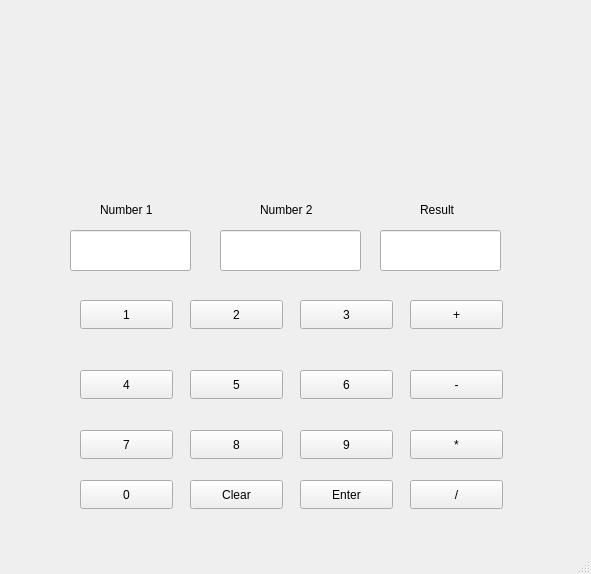
<?xml version="1.0" encoding="UTF-8"?>
<ui version="4.0">
 <class>MainWindow</class>
 <widget class="QMainWindow" name="MainWindow">
  <property name="geometry">
   <rect>
    <x>0</x>
    <y>0</y>
    <width>591</width>
    <height>574</height>
   </rect>
  </property>
  <property name="windowTitle">
   <string>MainWindow</string>
  </property>
  <widget class="QWidget" name="centralwidget">
   <widget class="QPushButton" name="N3">
    <property name="geometry">
     <rect>
      <x>300</x>
      <y>300</y>
      <width>93</width>
      <height>29</height>
     </rect>
    </property>
    <property name="text">
     <string>3</string>
    </property>
   </widget>
   <widget class="QPushButton" name="N0">
    <property name="geometry">
     <rect>
      <x>80</x>
      <y>480</y>
      <width>93</width>
      <height>29</height>
     </rect>
    </property>
    <property name="text">
     <string>0</string>
    </property>
   </widget>
   <widget class="QPushButton" name="N2">
    <property name="geometry">
     <rect>
      <x>190</x>
      <y>300</y>
      <width>93</width>
      <height>29</height>
     </rect>
    </property>
    <property name="text">
     <string>2</string>
    </property>
   </widget>
   <widget class="QPushButton" name="N6">
    <property name="geometry">
     <rect>
      <x>300</x>
      <y>370</y>
      <width>93</width>
      <height>29</height>
     </rect>
    </property>
    <property name="text">
     <string>6</string>
    </property>
   </widget>
   <widget class="QPushButton" name="N1">
    <property name="geometry">
     <rect>
      <x>80</x>
      <y>300</y>
      <width>93</width>
      <height>29</height>
     </rect>
    </property>
    <property name="text">
     <string>1</string>
    </property>
   </widget>
   <widget class="QPushButton" name="N5">
    <property name="geometry">
     <rect>
      <x>190</x>
      <y>370</y>
      <width>93</width>
      <height>29</height>
     </rect>
    </property>
    <property name="text">
     <string>5</string>
    </property>
   </widget>
   <widget class="QPushButton" name="N4">
    <property name="geometry">
     <rect>
      <x>80</x>
      <y>370</y>
      <width>93</width>
      <height>29</height>
     </rect>
    </property>
    <property name="text">
     <string>4</string>
    </property>
   </widget>
   <widget class="QPushButton" name="N9">
    <property name="geometry">
     <rect>
      <x>300</x>
      <y>430</y>
      <width>93</width>
      <height>29</height>
     </rect>
    </property>
    <property name="text">
     <string>9</string>
    </property>
   </widget>
   <widget class="QPushButton" name="N8">
    <property name="geometry">
     <rect>
      <x>190</x>
      <y>430</y>
      <width>93</width>
      <height>29</height>
     </rect>
    </property>
    <property name="text">
     <string>8</string>
    </property>
   </widget>
   <widget class="QPushButton" name="N7">
    <property name="geometry">
     <rect>
      <x>80</x>
      <y>430</y>
      <width>93</width>
      <height>29</height>
     </rect>
    </property>
    <property name="text">
     <string>7</string>
    </property>
   </widget>
   <widget class="QPushButton" name="NP">
    <property name="geometry">
     <rect>
      <x>410</x>
      <y>300</y>
      <width>93</width>
      <height>29</height>
     </rect>
    </property>
    <property name="text">
     <string>+</string>
    </property>
   </widget>
   <widget class="QPushButton" name="NM">
    <property name="geometry">
     <rect>
      <x>410</x>
      <y>370</y>
      <width>93</width>
      <height>29</height>
     </rect>
    </property>
    <property name="text">
     <string>-</string>
    </property>
   </widget>
   <widget class="QPushButton" name="NK">
    <property name="geometry">
     <rect>
      <x>410</x>
      <y>430</y>
      <width>93</width>
      <height>29</height>
     </rect>
    </property>
    <property name="text">
     <string>*</string>
    </property>
   </widget>
   <widget class="QPushButton" name="NJ">
    <property name="geometry">
     <rect>
      <x>410</x>
      <y>480</y>
      <width>93</width>
      <height>29</height>
     </rect>
    </property>
    <property name="text">
     <string>/</string>
    </property>
   </widget>
   <widget class="QPushButton" name="NEnter">
    <property name="geometry">
     <rect>
      <x>300</x>
      <y>480</y>
      <width>93</width>
      <height>29</height>
     </rect>
    </property>
    <property name="text">
     <string>Enter</string>
    </property>
   </widget>
   <widget class="QPushButton" name="NClear">
    <property name="geometry">
     <rect>
      <x>190</x>
      <y>480</y>
      <width>93</width>
      <height>29</height>
     </rect>
    </property>
    <property name="text">
     <string>Clear</string>
    </property>
   </widget>
   <widget class="QLineEdit" name="EkaNum">
    <property name="geometry">
     <rect>
      <x>70</x>
      <y>230</y>
      <width>121</width>
      <height>41</height>
     </rect>
    </property>
   </widget>
   <widget class="QLineEdit" name="TokaNum">
    <property name="geometry">
     <rect>
      <x>220</x>
      <y>230</y>
      <width>141</width>
      <height>41</height>
     </rect>
    </property>
   </widget>
   <widget class="QLineEdit" name="Vastaus">
    <property name="geometry">
     <rect>
      <x>380</x>
      <y>230</y>
      <width>121</width>
      <height>41</height>
     </rect>
    </property>
   </widget>
   <widget class="QLabel" name="label">
    <property name="geometry">
     <rect>
      <x>100</x>
      <y>200</y>
      <width>63</width>
      <height>20</height>
     </rect>
    </property>
    <property name="text">
     <string>Number 1</string>
    </property>
   </widget>
   <widget class="QLabel" name="label_2">
    <property name="geometry">
     <rect>
      <x>260</x>
      <y>200</y>
      <width>71</width>
      <height>20</height>
     </rect>
    </property>
    <property name="text">
     <string>Number 2</string>
    </property>
   </widget>
   <widget class="QLabel" name="label_3">
    <property name="geometry">
     <rect>
      <x>420</x>
      <y>200</y>
      <width>63</width>
      <height>20</height>
     </rect>
    </property>
    <property name="text">
     <string>Result</string>
    </property>
   </widget>
  </widget>
  <widget class="QMenuBar" name="menubar">
   <property name="geometry">
    <rect>
     <x>0</x>
     <y>0</y>
     <width>591</width>
     <height>26</height>
    </rect>
   </property>
  </widget>
  <widget class="QStatusBar" name="statusbar"/>
 </widget>
 <resources/>
 <connections/>
</ui>
